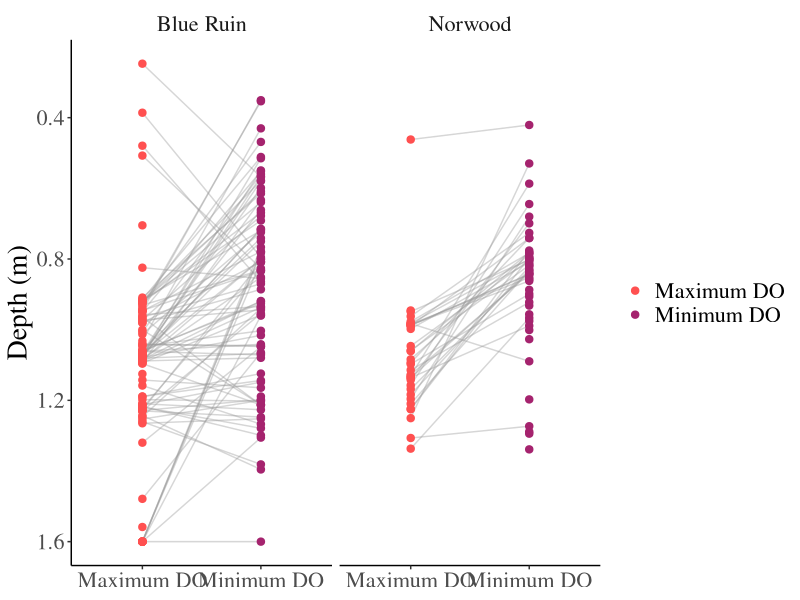
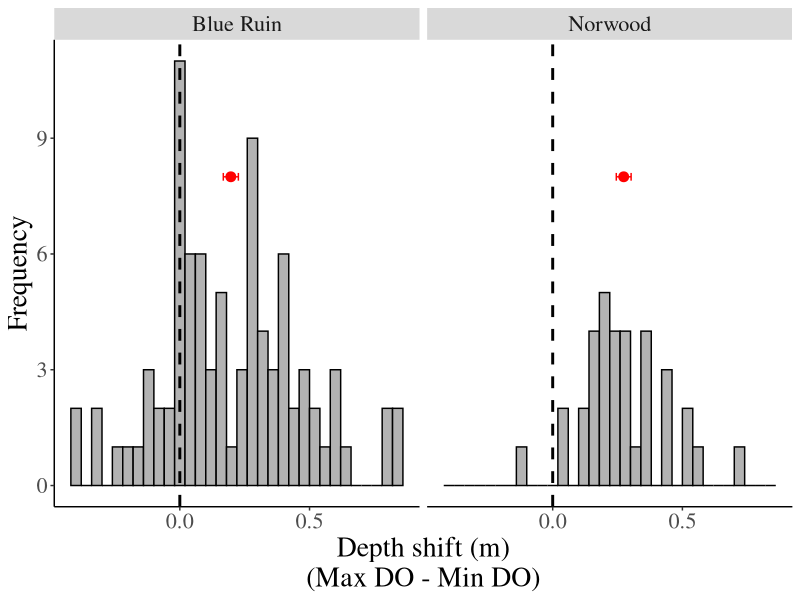
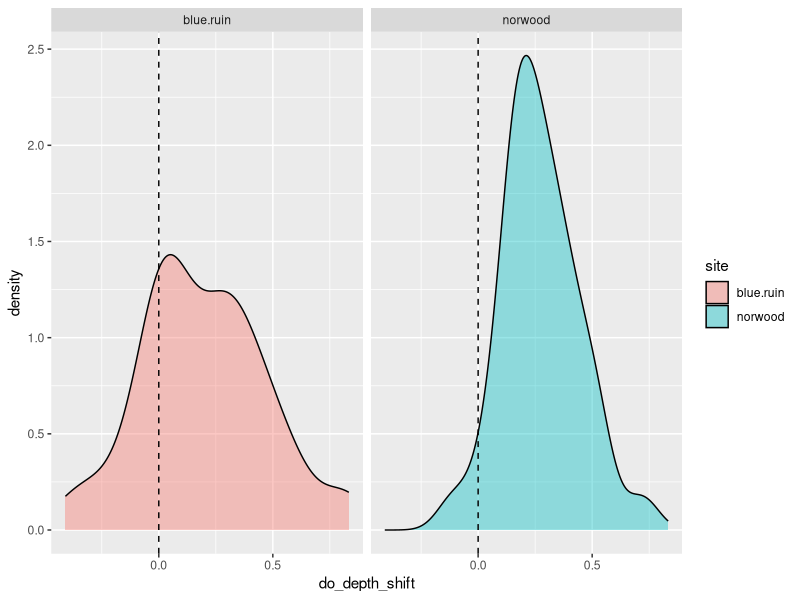
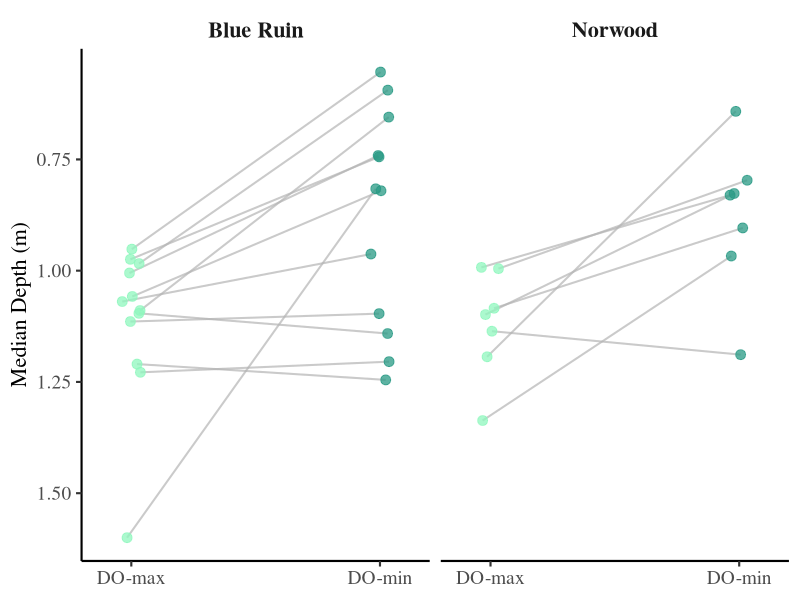
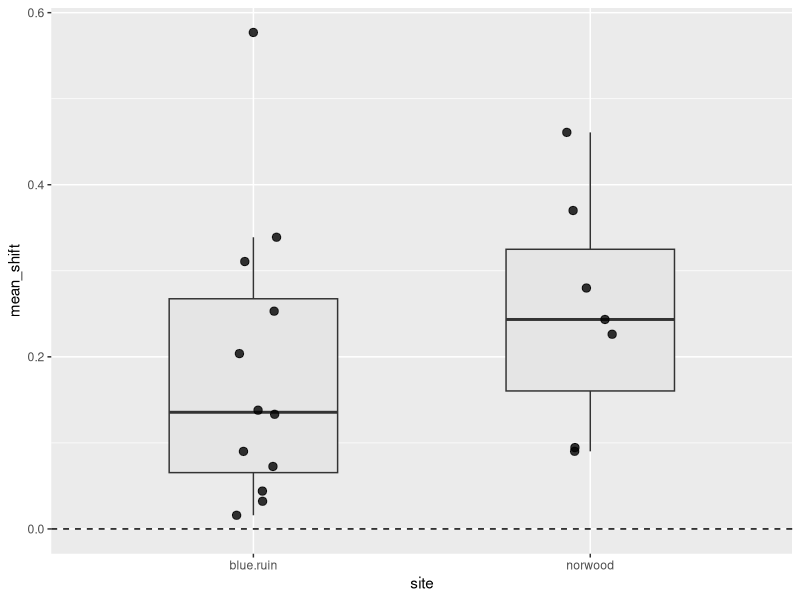
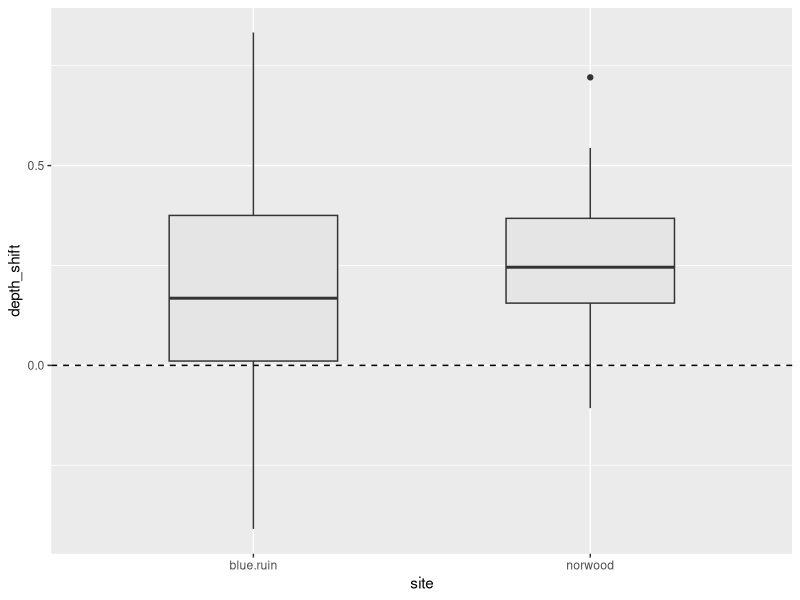
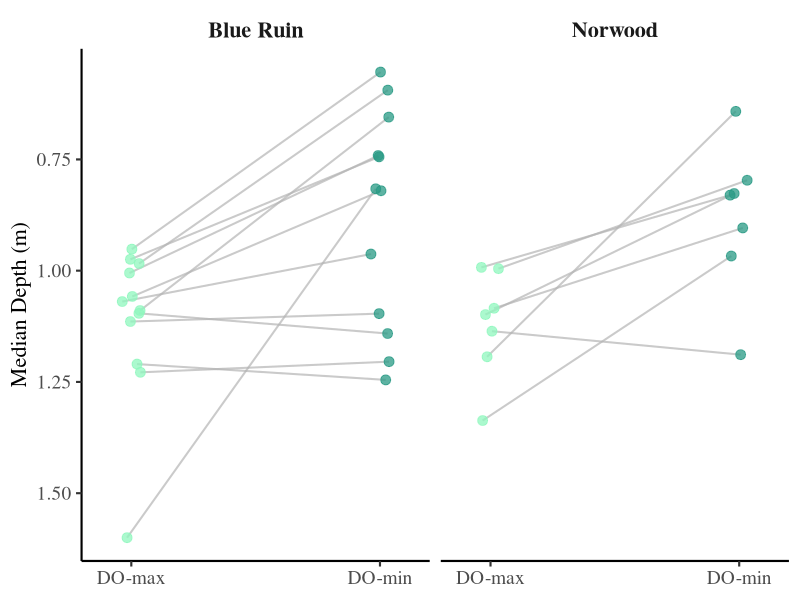

Generate these figures, in order, with R:
############################################################
## DO-based vertical behavior 
## Uses minimum DO in the water column and rolling 4-hr windows
############################################################

library(readr)
library(dplyr)
library(tidyr)
library(lubridate)
library(ggplot2)
library(lme4)
library(lmerTest)
library(slider)


############################
#Read and preprocess fish depth data
############################

fish <- read_csv("data/modif.data/ibutton/all.ibuttons.depth.do.interpolation.resolvable.only.csv") %>%
rename(
  depth = fish_depth,
  temperature = ibutton.temp
) %>%
  mutate(
    date.time = ymd_hms(date.time),
    date = as.Date(date.time),
  ) 
unique(fish$ibutton)

############################
## 4. Read and preprocess DO data (both sites)
############################

nor_do <- read_csv("data/modif.data/logger.array/nor.unif.do.temp.set.depth.simulation.csv") %>%
  mutate(site = "norwood")

br_do <- read_csv("data/modif.data/logger.array/br.unif.do.temp.set.depth.simulation.csv") %>%
  mutate(site = "blue.ruin")

do_all <- bind_rows(nor_do, br_do) %>%
  mutate(
    date.time = ymd_hms(date.time, truncated = 3),
    date = as.Date(date.time)
  )

####################################################################
## 5. Collapse DO profiles to minimum DO in the water column
####################################################################
## This represents the worst oxygen available to fish at each moment
####################################################################

do_all <- do_all %>%
  filter(!is.na(date.time))

do_wc_min_ts <- do_all %>%
  group_by(site, date, date.time) %>%
  summarise(
    do_min_wc = min(dissolved.oxygen, na.rm = TRUE),
    .groups = "drop"
  )

####################################################################
## 6. Calculate rolling 4-hour mean of water-column minimum DO
####################################################################
## Assumes 5-minute resolution: 48 observations = 4 hours
## This identifies sustained hypoxic / oxic periods, not point extremes
####################################################################

window_size <- 48

do_windows <- do_wc_min_ts %>%
  arrange(site, date, date.time) %>%
  group_by(site, date) %>%
  mutate(
    do_4hr = slide_dbl(
      do_min_wc,
      mean,
      .before = window_size - 1,
      .complete = TRUE
    )
  ) %>%
  filter(!is.na(do_4hr))

####################################################################
## 7. Identify hypoxic (min DO) and oxic (max DO) 4-hr windows
####################################################################
## The selected time represents the center of the most extreme
## sustained 4-hr DO period for each day
####################################################################

do_extremes <- do_windows %>%
  group_by(site, date) %>%
  summarise(
    min_do_time = date.time[which.min(do_4hr)],
    max_do_time = date.time[which.max(do_4hr)],
    .groups = "drop"
  ) %>%
  mutate(
    min_start = min_do_time - hours(2),
    min_end   = min_do_time + hours(2),
    max_start = max_do_time - hours(2),
    max_end   = max_do_time + hours(2)
  )

############################
## 8. Join DO windows to fish data
############################

fish_do <- fish %>%
  left_join(do_extremes, by = c("site", "date"))

####################################################################
## 9. Calculate median fish depth during hypoxic vs oxic windows
####################################################################
## Median depth reflects typical depth use while avoiding brief excursions
####################################################################

fish_depth_summary <- fish_do %>%
  group_by(site, date, ibutton) %>%
  summarise(
    median_depth_minDO = median(
      depth[date.time >= min_start & date.time <= min_end],
      na.rm = TRUE
    ),
    median_depth_maxDO = median(
      depth[date.time >= max_start & date.time <= max_end],
      na.rm = TRUE
    ),
    .groups = "drop"
  )

############################
## 10. Restrict to experimental date window
############################

fish_depth_summary <- fish_depth_summary %>%
  filter(
    date >= as.Date("2021-07-29") &
      date <= as.Date("2021-08-05")
  )

####################################################################
## 11. Prepare data for plotting (long format)
####################################################################
## Each fish/day now contributes two paired depth observations:
##   - Minimum DO (hypoxic)
##   - Maximum DO (oxic)
####################################################################

depth_long <- fish_depth_summary %>%
  select(
    site,
    date,
    ibutton,
    median_depth_minDO,
    median_depth_maxDO
  ) %>%
  pivot_longer(
    cols = c(median_depth_minDO, median_depth_maxDO),
    names_to = "period",
    values_to = "depth"
  ) %>%
  mutate(
    period = recode(
      period,
      "median_depth_minDO" = "Minimum DO",
      "median_depth_maxDO" = "Maximum DO"
    )
  )

####################################################################
## 12. Plot: paired fish depth during DO min vs DO max
####################################################################

############################
## 2. Your unique fish IDs
############################

fish_ids <- c(
  5, 7, 8, 10, 15, 16, 17, 23, 30,  
  6, 11, 14, 22, 31, 13, 21, 18, 4, 2
)

# Force character (IMPORTANT for matching)
fish_ids <- as.character(fish_ids)

############################################################
## DO-based paired depth plot
############################################################

p <- ggplot(
  depth_long,
  aes(
    x = period,
    y = depth,
    group = interaction(date, ibutton)
  )
) +
  
  # Paired lines for each fish-day
  geom_line(alpha = 0.4, color = "gray60") +
  
  # Points colored only by DO period
  geom_point(aes(color = period), size = 2.2) +
  
  # Two-color palette (same as your original DVM plot)
  scale_color_manual(
    values = c(
      "Maximum DO" = "#FF5050",  # oxic
      "Minimum DO" = "#A5236E"   # hypoxic
    ),
    name = NULL
  ) +
  
  # Facet by site
  facet_wrap(
    ~ site,
    labeller = as_labeller(
      c(
        "blue.ruin" = "Blue Ruin",
        "norwood"   = "Norwood"
      )
    )
  ) +
  
  # Depth increases downward
  scale_y_reverse() +
  
  # Labels
  labs(
    x = NULL,
    y = "Depth (m)",
    title = NULL
  ) +
  
  # Match original theme exactly
  theme(
    panel.grid.major = element_blank(),
    panel.grid.minor = element_blank(),
    panel.background = element_blank(),
    strip.background = element_blank(),
    axis.line = element_line(colour = "black"),
    legend.key = element_blank(),
    text = element_text(size = 20, family = "serif")
  )

p

############################################################
## Histogram of depth shift (Max DO - Min DO)
############################################################


fish_depth_summary <- fish_depth_summary %>%
  mutate(
    do_depth_shift = median_depth_maxDO - median_depth_minDO
  )
    
fish_depth_summary <- fish_depth_summary %>%
      filter(!is.na(do_depth_shift))


summary_stats <- fish_depth_summary %>%
  group_by(site) %>%
  summarise(
    mean_shift = mean(do_depth_shift, na.rm = TRUE),
    se_shift   = sd(do_depth_shift, na.rm = TRUE) / sqrt(n()),
    .groups = "drop"
  )

  

ggplot(fish_depth_summary, aes(x = do_depth_shift)) +
  
  geom_histogram(binwidth = 0.04, fill = "gray70", color = "black") +
  
  geom_vline(xintercept = 0, linetype = "dashed", size = 1) +
  
  # mean point (IMPORTANT: override aes completely)
  geom_point(
    data = summary_stats,
    aes(x = mean_shift, y =8 ),
    color = "red",
    size = 3,
    inherit.aes = FALSE
  ) +
  
  # SE bar (IMPORTANT: override aes completely)
  geom_errorbarh(
    data = summary_stats,
    aes(
      xmin = mean_shift - se_shift,
      xmax = mean_shift + se_shift,
      y = 8
    ),
    height = 0.2,
    color = "red",
    inherit.aes = FALSE
  ) +
  
  facet_wrap(~ site,
             labeller = as_labeller(c(
               "blue.ruin" = "Blue Ruin",
               "norwood"   = "Norwood"
             ))) +
  
  labs(
    x = "Depth shift (m)\n(Max DO - Min DO)",
    y = "Frequency"
  ) +
  
  theme(
    panel.grid = element_blank(),
    panel.background = element_blank(),
    axis.line = element_line(colour = "black"),
    text = element_text(size = 20, family = "serif")
  )



############################################################
## Density plot of depth shift
############################################################

ggplot(
  fish_depth_summary,
  aes(
    x = do_depth_shift,
    fill = site
  )
) +
  
  geom_density(
    alpha = 0.4
  ) +
  
  geom_vline(
    xintercept = 0,
    linetype = "dashed"
  ) +
  
  facet_wrap(~site)

############################################################
## Mixed effects model
############################################################

m1<- lmer(
  depth ~ period * site +
    (1 | ibutton) +
    (1 | date),
  data = depth_long
)

summary(m1)


m2 <- lmer(
  depth ~ period * site +
    (1 + period | ibutton) +
    (1 | date),
  data = depth_long
)

summary(m2)

# Methods:
# We used a linear mixed-effects modeling framework to evaluate whether fish depth 
# varied between periods of minimum and maximum DO. Fish depth (m) was modeled as a
# function of DO period (minimum vs. maximum), site (Blue Ruin vs. Norwood), and
# their interaction. We included an interaction to test whether the effect of DO on 
# fish depth differed between sites. We also  included fish ID as a random effect 
# with a random intercept and slope for DO period, and date as a random intercept. 
# Models were fit using restricted maximum likelihood (REML) with the lme4 package 
# in R.
# Results:
# Cutthroat trout monitored in situ did not remain at constant depth but instead exhibited diel vertical movements (Figure 4, Figures S5–S7). Median fish depth varied significantly between dissolved oxygen (DO) periods, with individuals occupying deeper depths during periods of maximum DO. At Blue Ruin, fish were on average 0.18 ± 0.05 m deeper during the DO-maximum period than during the DO-minimum period (linear mixed-effects model: β = 0.184, SE = 0.046, t = 4.00, p = 0.001; n = 18 fish, 288 observations). The response was stronger at Norwood, where fish were estimated to occupy depths approximately 0.35 m deeper during DO-maximum periods. The effect of DO period differed significantly between sites (period × site interaction: β = -0.170, SE = 0.074, t = 2.31, p = 0.035), indicating a larger depth shift at Norwood. Random effects indicated substantial among-individual variation in baseline depth (SD = 0.22 m) and in the magnitude of depth responses to DO conditions (SD = 0.13 m).
#Cutthroat trout monitored in situ did not remain at constant depth but exhibited diel vertical movements. Fish occupied significantly deeper depths during periods of maximum dissolved oxygen than during periods of minimum dissolved oxygen (linear mixed-effects model: β = -0.153 ± 0.047 SE for minimum DO relative to maximum DO, t = -3.23, p = 0.005). Average fish depth at Blue Ruin was 1.10 m during maximum DO periods and approximately 0.15 m shallower during minimum DO periods. A similar pattern was observed at Norwood, where fish were estimated to be approximately 0.22 m deeper during maximum DO periods; however, the site × period interaction was not significant (β = -0.069 ± 0.080 SE, t = -0.86, p = 0.40), indicating no evidence that the magnitude of depth shifts differed between sites. Random effects indicated substantial among-individual variation in both baseline depth (SD = 0.16 m) and responses to dissolved oxygen conditions (SD = 0.14 m).


####################################################################
## 9. Fish-level median depth across all days
####################################################################
## Each fish contributes one median depth during
## minimum DO periods and one median depth during
## maximum DO periods.
####################################################################

fish_depth_by_fish <- fish_do %>%
  group_by(site, ibutton) %>%
  summarise(
    
    median_depth_minDO = median(
      depth[
        date.time >= min_start &
          date.time <= min_end
      ],
      na.rm = TRUE
    ),
    
    median_depth_maxDO = median(
      depth[
        date.time >= max_start &
          date.time <= max_end
      ],
      na.rm = TRUE
    ),
    
    .groups = "drop"
  )

####################################################################
## 10. Long format for plotting
####################################################################

depth_long <- fish_depth_by_fish %>%
  pivot_longer(
    cols = c(
      median_depth_minDO,
      median_depth_maxDO
    ),
    names_to = "period",
    values_to = "depth"
  ) %>%
  mutate(
    period = recode(
      period,
      "median_depth_minDO" = "DO-minimum",
      "median_depth_maxDO" = "DO-maximum"
    )
  )

####################################################################
## 11. Paired fish plot
####################################################################
## Each line now represents one fish rather than
## one fish-day.
####################################################################

############################################################
# Add fish-specific offsets
############################################################

set.seed(123)

depth_long <- depth_long %>%
  group_by(site, ibutton) %>%
  mutate(
    
    # small offset so overlapping fish can be distinguished
    fish_offset = runif(1, -0.01, 0.01),
    
    # bring categories closer together
    x_position = case_when(
      period == "DO-maximum" ~ 1.00 + fish_offset,
      period == "DO-minimum" ~ 1.25 + fish_offset
    )
    
  ) %>%
  ungroup()

############################################################
# Paired fish plot
############################################################

p <- ggplot(
  depth_long,
  aes(
    x = x_position,
    y = depth,
    group = ibutton
  )
) +
  
  geom_line(
    colour = "grey70",
    alpha = 0.7,
    linewidth = 0.7
  ) +
  
  geom_point(
    aes(colour = period),
    size = 3, alpha = 0.75
  ) +
  
  facet_wrap(
    ~site,
    labeller = as_labeller(
      c(
        "blue.ruin" = "Blue Ruin",
        "norwood"   = "Norwood"
      )
    )
  ) +
  
  scale_x_continuous(
    breaks = c(1.00, 1.25),
    labels = c(
      "DO-max",
      "DO-min"
    ),
    limits = c(0.95, 1.30),
    expand = c(0, 0)
  ) +
  
  scale_y_reverse() +
  
  scale_color_manual(
    values = c(
      "DO-maximum" = "#8FF7BD",
      "DO-minimum" = "#289A84"
    )
  ) +
  
  labs(
    x = NULL,
    y = "Median Depth (m)"
  ) +
  
  theme_classic(
    base_size = 16,
    base_family = "serif"
  ) +
  
  theme(
    legend.position = "none",
    strip.background = element_blank(),
    strip.text = element_text(
      size = 16,
      face = "bold"
    ),
    axis.title = element_text(size = 16),
    axis.text = element_text(size = 14)
  )

p


ggsave(
  filename = "final figures/overall median depth min max DO.png",
  plot = p,
  width = 5.75,
  height = 6,
  dpi = 300
)

#############################################
#proportion of fish-days showing expected DVM direction
############################################

fish_depth_summary %>%
  mutate(
    depth_shift = median_depth_maxDO - median_depth_minDO
  ) %>%
  group_by(site) %>%
  summarize(
    n_fish_days = n(),
    n_positive = sum(depth_shift > 0, na.rm = TRUE),
    pct_positive = 100 * n_positive / n_fish_days
  )


#############################################
#average temp/do occupied per min/max window
############################################

fish_occ <- fish %>%
  left_join(
    do_extremes,
    by = c("site", "date")
  )

fish_occ_summary <- fish_occ %>%
  group_by(site, date, ibutton) %>%
  summarise(
    
    DO_min_window = median(
      dissolved.oxygen[
        date.time >= min_start &
          date.time <= min_end
      ],
      na.rm = TRUE
    ),
    
    DO_max_window = median(
      dissolved.oxygen[
        date.time >= max_start &
          date.time <= max_end
      ],
      na.rm = TRUE
    ),
    
    Temp_min_window = median(
      temperature[
        date.time >= min_start &
          date.time <= min_end
      ],
      na.rm = TRUE
    ),
    
    Temp_max_window = median(
      temperature[
        date.time >= max_start &
          date.time <= max_end
      ],
      na.rm = TRUE
    ),
    
    .groups = "drop"
  )

occupied_conditions <- fish_occ_summary %>%
  group_by(site) %>%
  summarise(
    
    DO_min_mean = mean(DO_min_window, na.rm = TRUE),
    DO_min_sd   = sd(DO_min_window, na.rm = TRUE),
    
    DO_max_mean = mean(DO_max_window, na.rm = TRUE),
    DO_max_sd   = sd(DO_max_window, na.rm = TRUE),
    
    Temp_min_mean = mean(Temp_min_window, na.rm = TRUE),
    Temp_min_sd   = sd(Temp_min_window, na.rm = TRUE),
    
    Temp_max_mean = mean(Temp_max_window, na.rm = TRUE),
    Temp_max_sd   = sd(Temp_max_window, na.rm = TRUE),
    
    n = n(),
    
    .groups = "drop"
  )

occupied_conditions

################################
# New figure depth shift
###############################

q <- fish_depth_summary %>%
  mutate(
    depth_shift = median_depth_maxDO - median_depth_minDO
  ) %>%
  ggplot(aes(site, depth_shift)) +
  
  geom_hline(
    yintercept = 0,
    linetype = "dashed"
  ) +
  
  geom_jitter(
    width = 0.1,
    height = 0,
    alpha = 0.5,
    colour = "#AEB2B7"
  ) +
  
  stat_summary(
    fun = mean,
    geom = "point",
    size = 4,
    colour = "#532A34"
  ) +
  
  stat_summary(
    fun.data = mean_se,
    geom = "errorbar",
    width = 0.15,
    colour = "#532A34"
  ) +
  
  scale_x_discrete(
    labels = c(
      "blue.ruin" = "Blue Ruin",
      "norwood" = "Norwood"
    )
  ) +
  
  labs(
    x = NULL,
    y = "Depth shift (DO-max − DO-min; m)"
  ) +
  
  theme(
    panel.grid.major = element_blank(),
    panel.grid.minor = element_blank(),
    panel.background = element_blank(),
    axis.line = element_line(colour = "black"),
    legend.key = element_rect(fill = "white"),
    text = element_text(size = 18, family = "serif"),
    axis.title.y = element_text(size = 18),
    axis.text.x = element_text(size = 18),  # same size as y-axis title
    legend.title = element_text(family = "serif"),
    legend.text = element_text(family = "serif")
  )


# ggsave(
#   filename = "final figures/depth shift DO min DO max periods.png",
#   plot = q,
#   width = 5.75,
#   height = 6,
#   dpi = 300
# )


fish_shift <- fish_depth_summary %>%
  mutate(
    depth_shift = median_depth_maxDO - median_depth_minDO
  ) %>%
  group_by(site, ibutton) %>%
  summarise(
    mean_shift = mean(depth_shift, na.rm = TRUE),
    .groups = "drop"
  )

ggplot(fish_shift, aes(site, mean_shift)) +
  
  geom_hline(
    yintercept = 0,
    linetype = "dashed"
  ) +
  
  geom_boxplot(
    width = 0.5,
    fill = "grey90",
    outlier.shape = NA
  ) +
  
  geom_jitter(
    width = 0.08,
    size = 2.5,
    alpha = 0.8
  )

fish_depth_summary %>%
  mutate(
    depth_shift = median_depth_maxDO - median_depth_minDO
  ) %>%
  ggplot(aes(site, depth_shift)) +
  
  geom_hline(
    yintercept = 0,
    linetype = "dashed"
  ) +
  
  geom_boxplot(
    width = 0.5,
    fill = "grey90"
  )

fish_depth_summary %>%
  group_by(site) %>%
  summarise(
    n_fish = n_distinct(ibutton),
    n_fish_days = n(),
    .groups = "drop"
  )
